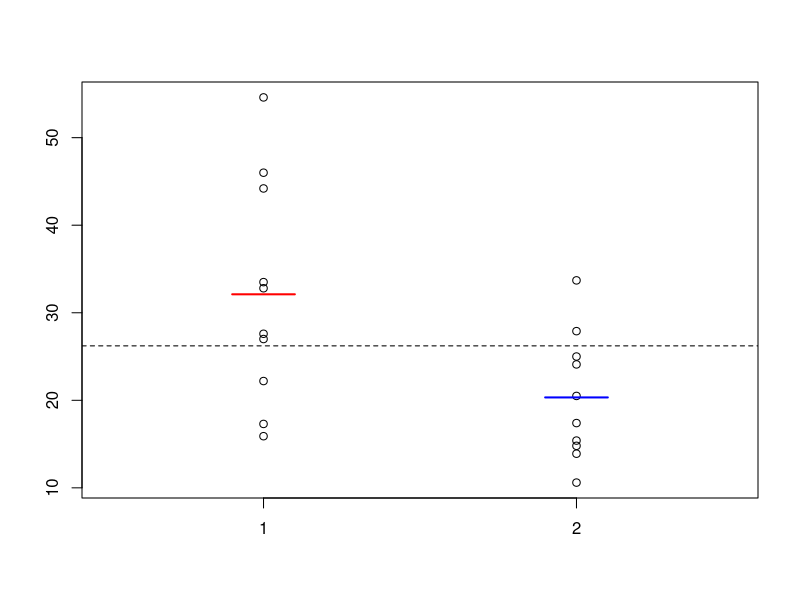
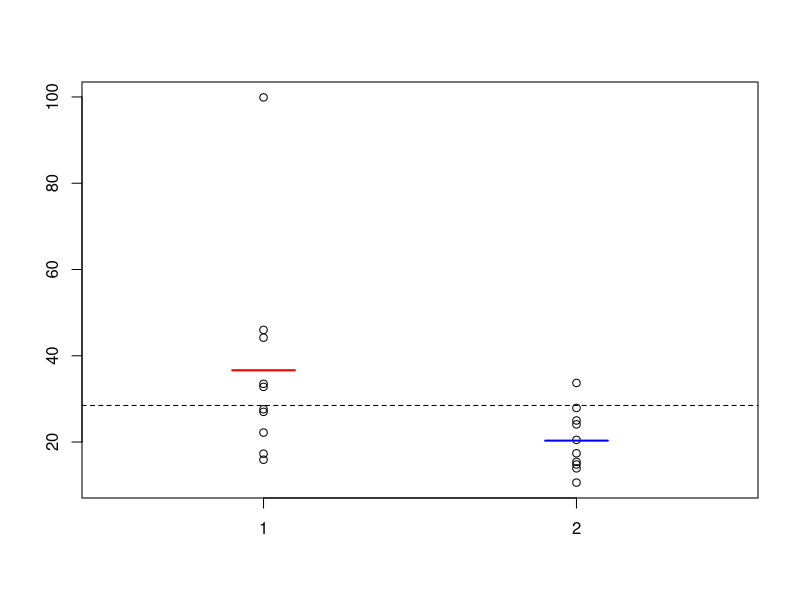
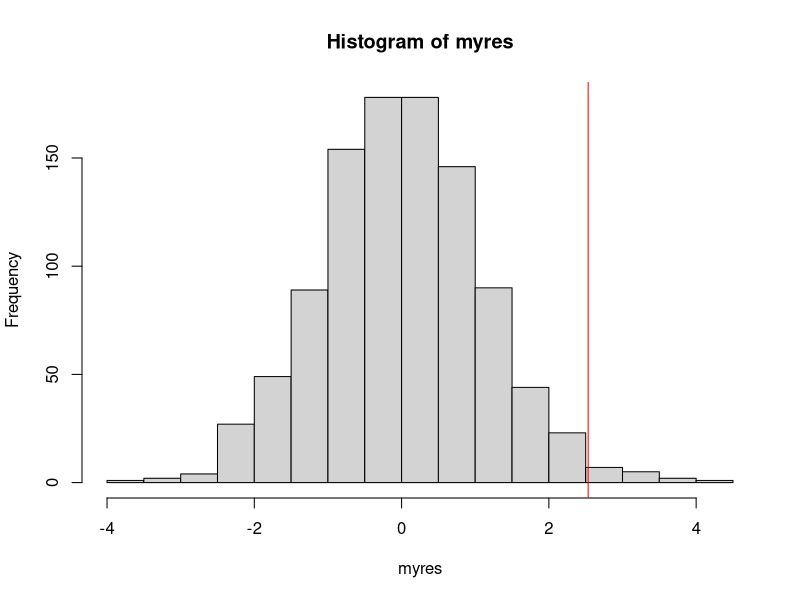

Generate these figures, in order, with R:
## ------------------------------------------------------------------------
xA <- c(27.0,54.6,33.5,27.6,46.0,22.2,44.2,17.3,15.9,32.8)
xB <- c(17.4,20.5,13.9,14.8,27.9,10.6,33.7,15.4,25.0,24.1)

stripchart(list(xA,xB),vertical=T,pch=21,xlim=c(0.5,2.5))
segments(0.9,mean(xA),1.1,mean(xA),lwd=2,col="red")
segments(1.9,mean(xB),2.1,mean(xB),lwd=2,col="blue")
abline(h=mean(c(xA,xB)),lty=2)

t.test(xA,xB)
wilcox.test(xA,xB)

## ------------------------------------------------------------------------
sort(xA)
sort(xA,decreasing=T)
order(xA)
order(xA,decreasing=T)

xAnew <- xA
xAnew[2] <- 99.9
xA
xAnew

stripchart(list(xAnew,xB),vertical=T,pch=21,xlim=c(0.5,2.5))
segments(0.9,mean(xAnew),1.1,mean(xAnew),lwd=2,col="red")
segments(1.9,mean(xB),2.1,mean(xB),lwd=2,col="blue")
abline(h=mean(c(xAnew,xB)),lty=2)

t.test(xA,xB)$p.value
t.test(xAnew,xB)$p.value # why is the p-value now > 0.05?
wilcox.test(xA,xB)$p.value
wilcox.test(xAnew,xB)$p.value # why are the p-values the same?

## ------------------------------------------------------------------------
my.perm <- function(xa,xb){
  # combine the two vectots
  x <- c(xa,xb)
  # calculate the total length of observations
  n <- length(x)
  # calculate the length of the first vector
  na <- length(xa)
  # shuffle the order of the observations across grups
  z <- x[sample(1:n)]
  # return the t test statistic from the shuffled data
  return(t.test(z[1:na],z[-(1:na)],var.equal=T)$stat)
}

## ------------------------------------------------------------------------
# Let's try one with our xA and xB
my.perm(xA,xB)
# And onther one
my.perm(xA,xB)
# And onther one
my.perm(xA,xB)

# Let's do 1000 shuffles
nit <- 1000
# Create a vector of length nit (1000)
myres <- rep(NA,nit)
# Fill in the slots of that vector with the permutation test t statistics
for(j in 1:nit) myres[j] <- my.perm(xA,xB)

# Plot the data
hist(myres,breaks=21,col="lightgrey")
# Add the observed test statistic to the plot
tst <- t.test(xA,xB,var.equal=T)$stat 
abline(v=tst,col="red")
# Calculate the permutation p-value
mean(abs(myres)>abs(tst))
